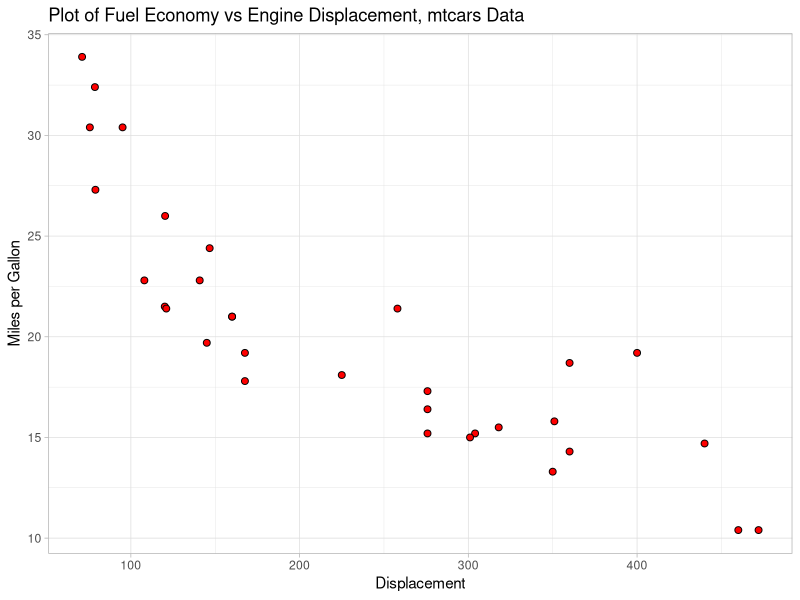
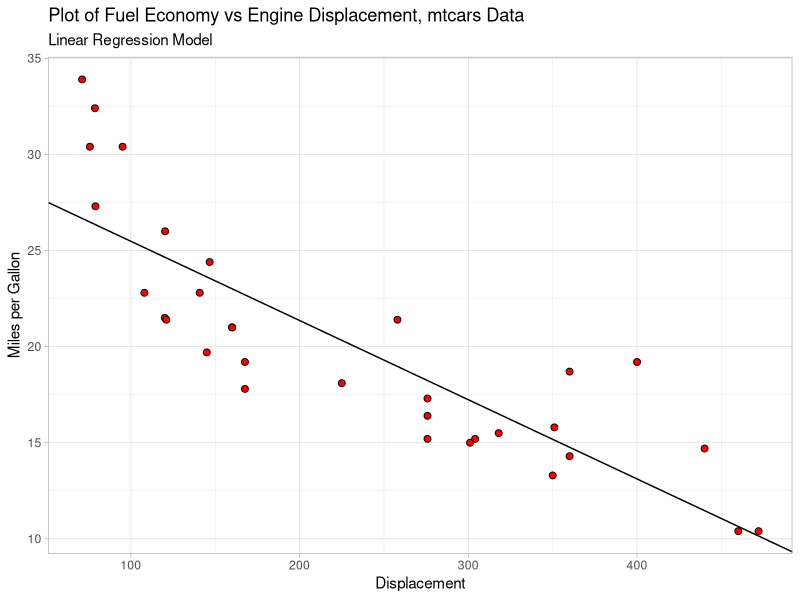
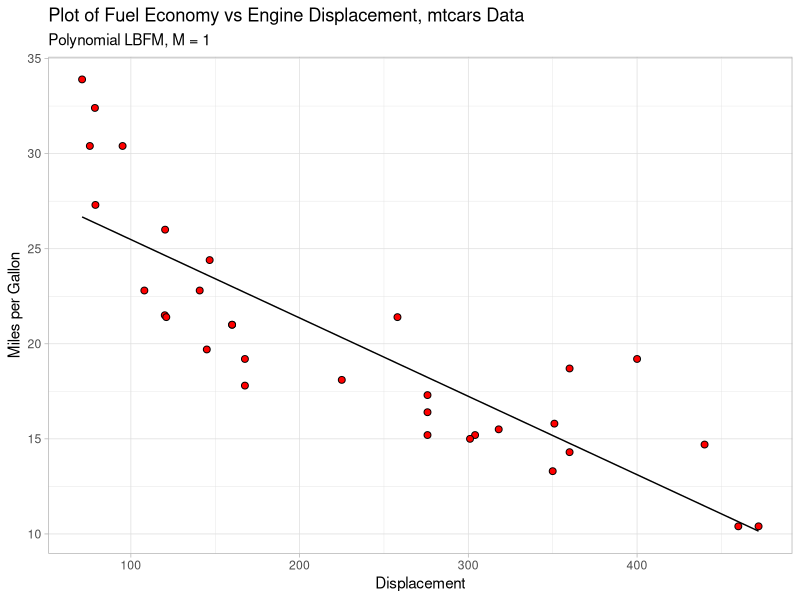
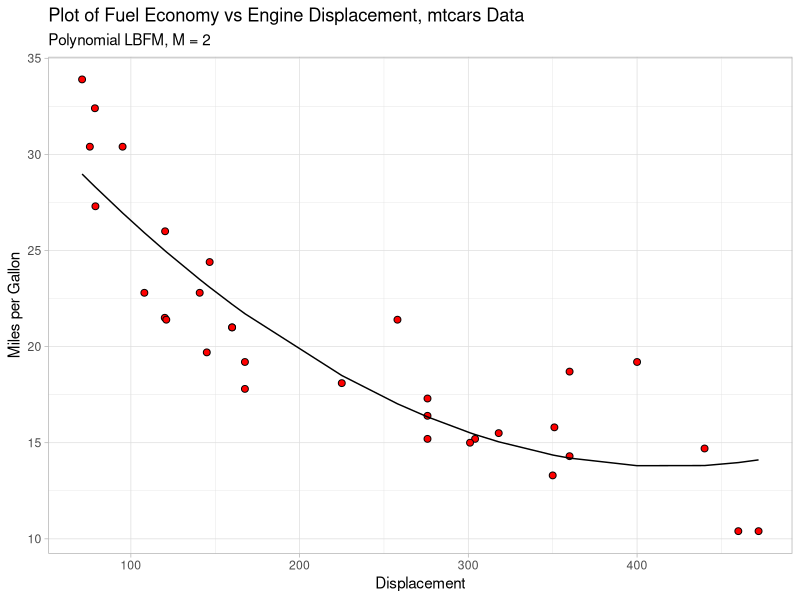
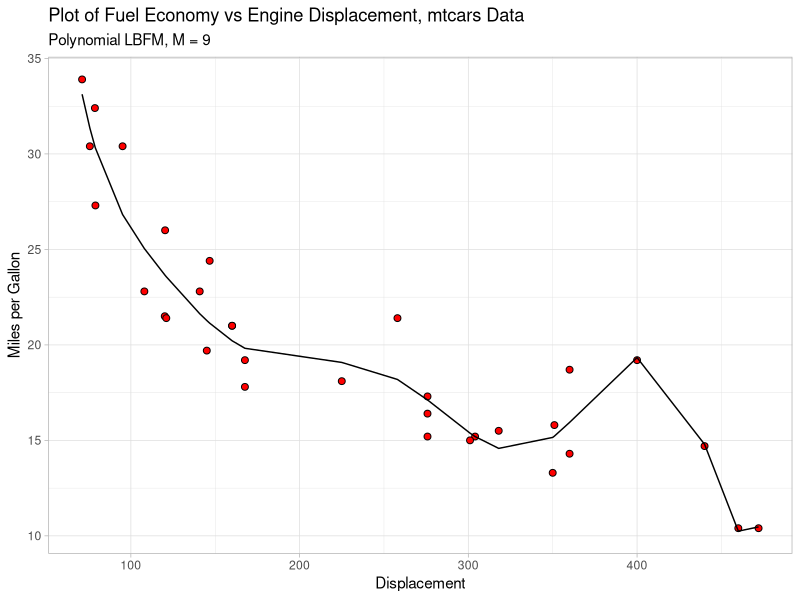
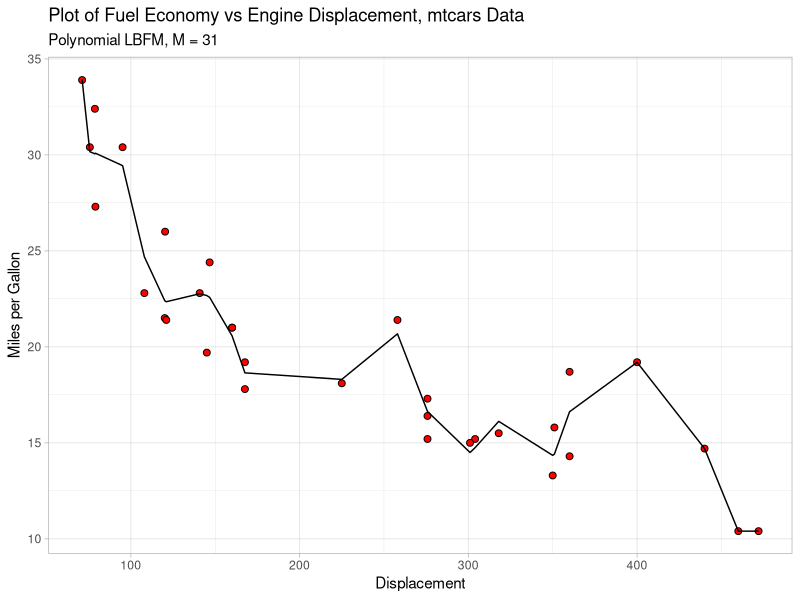
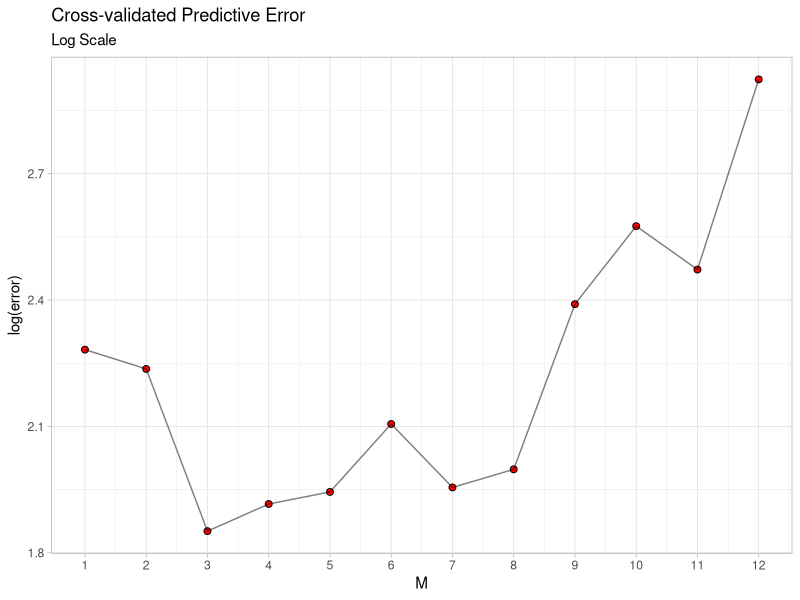
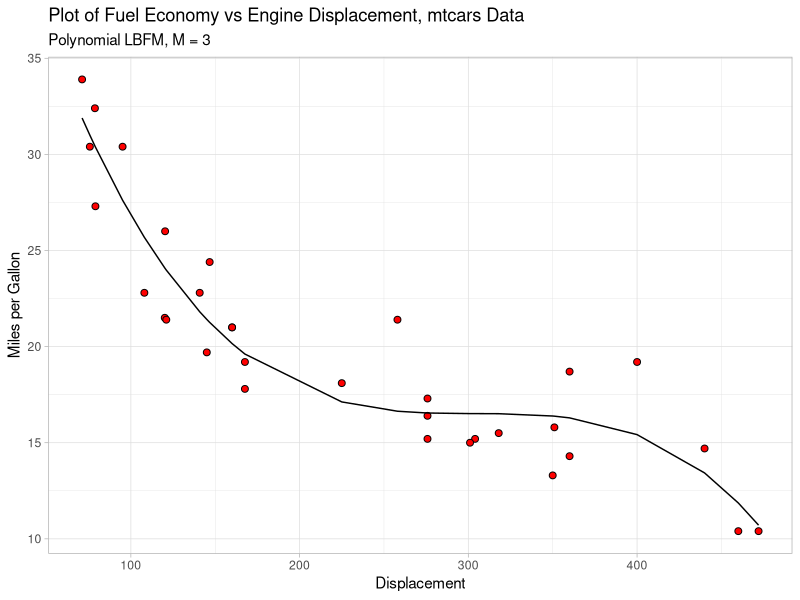

These charts were generated, in order, by the following R code:
#' ---
#' title: "Linear Basis Function Models: Code Example"
#' author: "Alex Stringer"
#' date: "January 2018"
#' output: 
#'   html_notebook:
#'     toc: true
#' ---
#' 

# Load required packages
# 
suppressMessages({
  suppressWarnings({
    library(dplyr)
    library(ggplot2)
  })
})

#' # Linear Regression Example
#' 
#' Linear regression on the mtcars dataset, regressing mpg ~ disp
#' 
#' ## Look at the Data
#' 
mtcars %>%
  as_data_frame() %>% # Removes rownames and pretty-prints
  select(disp,mpg)

#' ## Plot the Data
#' 
mt_plot <- mtcars %>%
  ggplot(aes(x=disp,y=mpg)) +
  theme_light() +
  geom_point(colour="black",fill="red",pch=21,size=2) +
  labs(title = "Plot of Fuel Economy vs Engine Displacement, mtcars Data",
       x="Displacement",
       y="Miles per Gallon")

mt_plot

#' ## Linear Regression
#' 
#' The relationship between disp and mpg looks curvy. Let's first fit a linear regression, as a baseline
#' 
mod1 <- lm(mpg~disp,data=mtcars)
summary(mod1)

# Predicted values
mt_plot + 
  geom_abline(intercept = coef(mod1)[1],slope=coef(mod1)[2]) +
  labs(subtitle="Linear Regression Model")
  
# Get the root-squared prediction error
sqrt(sum((mtcars$mpg - predict(mod1))^{2}))

#' # Linear Basis Function Models
#' 
#' Let's look at some possible LBMFs
#' 
#' ## Polynomial Basis Functions
#' 

poly_model <- function(m) {
  # The "poly" function in R generates polynomial basis expansions
  lm(mpg~poly(disp,m,raw=TRUE),data=mtcars)
}

# Example: poly(disp,2)
mtcars$disp^2
poly(mtcars$disp,2,raw=TRUE)
all(mtcars$disp^2 == poly(mtcars$disp,2,raw=TRUE)[,2])

#' ### M = 1
#' 

polymod1 <- poly_model(1)
summary(polymod1)

# Predicted values
mt_plot + 
  geom_line(data = data_frame(y=predict(polymod1),x=mtcars$disp),
            aes(x=x,y=y)) +
  labs(subtitle="Polynomial LBFM, M = 1")

# Get the root-squared prediction error
sqrt(sum((mtcars$mpg - predict(polymod1))^{2}))

#' ### M = 2
#' 

polymod2 <- poly_model(2)
summary(polymod2)

# Predicted values
mt_plot + 
  geom_line(data = data_frame(y=predict(polymod2),x=mtcars$disp),
            aes(x=x,y=y)) +
  labs(subtitle="Polynomial LBFM, M = 2")

# Get the root-squared prediction error
sqrt(sum((mtcars$mpg - predict(polymod2))^{2}))

#' ### M = 9
#' 

polymod9 <- poly_model(9)
summary(polymod9)

# Predicted values
mt_plot + 
  geom_line(data = data_frame(y=predict(polymod9),x=mtcars$disp),
            aes(x=x,y=y)) +
  labs(subtitle="Polynomial LBFM, M = 9")

# Get the root-squared prediction error
sqrt(sum((mtcars$mpg - predict(polymod9))^{2}))

#' ### M = 31
#' 

polymod31 <- poly_model(31)
summary(polymod31)

# Predicted values
mt_plot + 
  geom_line(data = data_frame(y=predict(polymod31),x=mtcars$disp),
            aes(x=x,y=y)) +
  labs(subtitle="Polynomial LBFM, M = 31")

# Get the root-squared prediction error
sqrt(sum((mtcars$mpg - predict(polymod31))^{2}))

#' This should have fit the training data perfectly, except we got numerical overflow so some coefficients went to 0
#' 
#' You can get past this by scaling features and targets so they lie in (0,1)- we won't go into detail here
#' 
#' Cross-validation to pick M?
#' 
#' ### Pick M by CV
#' 
set.seed(13423)
m_grid <- 1:12 # Arbitrary
cv_results <- vector(mode="list",length=12)
names(cv_results) = stringr::str_c("m",m_grid)
folds <- 4 # 4-fold CV

# Split the data into "folds" # of folds
data_folds <- split(mtcars,sample(rep(1:folds,nrow(mtcars)/folds)))

# NOT the most computationally efficient implementation! Designed for clarity! This is a teaching example!
# Don't judge me please :(

for (m in m_grid) {
  # Repeat the CV procedure for each m
  cv_results[[m]] <- list()
  for (i in 1:folds) {
    holdout <- data_folds[[i]] # Hold out the ith fold
    training <- purrr::reduce(data_folds[-i],bind_rows)
    mod <- lm(mpg~poly(disp,m,raw=TRUE),data=training)
    cv_results[[m]][[i]] <- sqrt(sum((holdout$mpg - predict(mod,newdata = holdout))^2))
  }
}

# Compute the CVPE- crossvalidated predictive error. Just the average of the 4 test errors for each M
cv_error <- purrr::map_df(cv_results,
                       ~purrr::reduce(.x,sum) / folds) %>%
  tidyr::gather("m","error",m1:m12) %>%
  dplyr::mutate(m = as.numeric(stringr::str_replace_all(m,"m","")))

cv_error

cv_error %>%
  ggplot(aes(x = m,y = log(error))) +
  theme_light() +
  geom_point(fill="red",colour="black",pch=21,size=2) +
  geom_line(colour="black",alpha=0.5) +
  scale_x_continuous(breaks = 1:12) +
  labs(title = "Cross-validated Predictive Error",
       subtitle="Log Scale",
       x="M",
       y="log(error)")

best_m <- cv_error$m[which(cv_error$error == min(cv_error$error))]
best_m


#' ### Model with the best M = 3
polymod3 <- poly_model(3)
summary(polymod3)

# Predicted values
mt_plot + 
  geom_line(data = data_frame(y=predict(polymod3),x=mtcars$disp),
            aes(x=x,y=y)) +
  labs(subtitle="Polynomial LBFM, M = 3")

# Get the root-squared prediction error
sqrt(sum((mtcars$mpg - predict(polymod3))^2))
